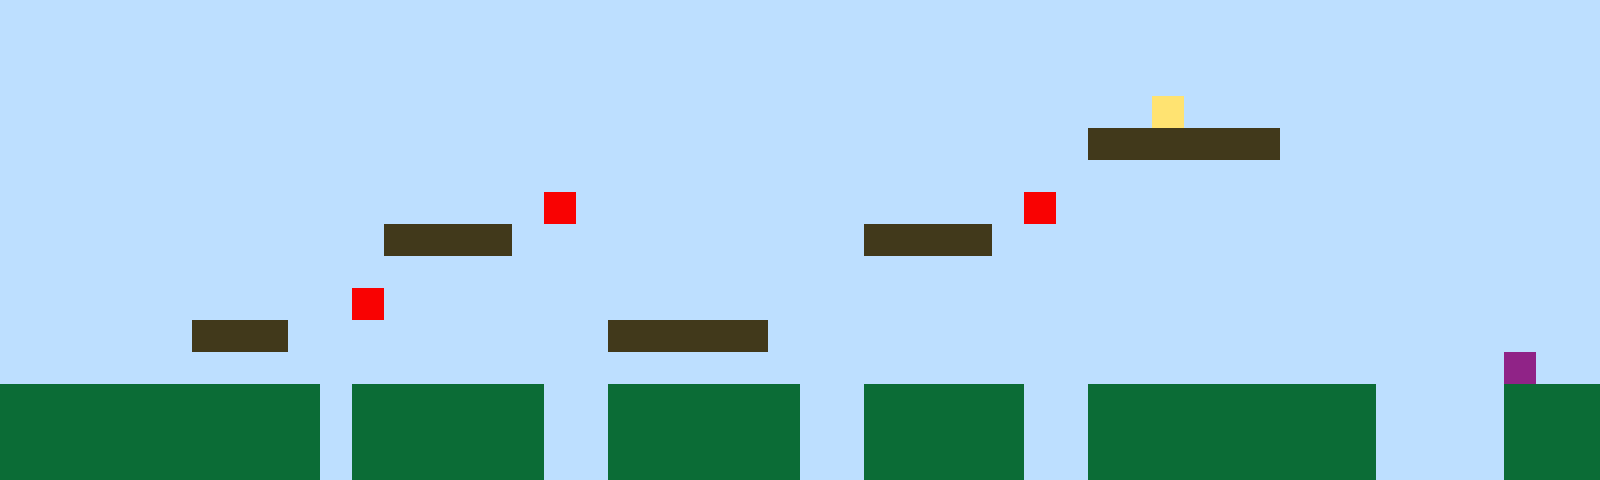

A level layout from a 2D game, rendered from its tile map. Below: a short description, then the map file with its tile-grid data intact:
An orthogonal 50x15 tile map with 32x32 px tiles, 1 tile layer (Tile Layer 1).

<map version="1.10" tiledversion="1.11.2" orientation="orthogonal" renderorder="right-up" width="50" height="15" tilewidth="32" tileheight="32" infinite="0" nextlayerid="2" nextobjectid="1"><editorsettings><export target="map1.csv" format="csv" /></editorsettings><tileset firstgid="1" name="sprites" tilewidth="32" tileheight="32" tilecount="6" columns="3"><image source="sprites.png" width="96" height="64" /></tileset><layer id="1" name="Tile Layer 1" width="50" height="15"><data encoding="csv">1,1,1,1,1,1,1,1,1,1,1,1,1,1,1,1,1,1,1,1,1,1,1,1,1,1,1,1,1,1,1,1,1,1,1,1,1,1,1,1,1,1,1,1,1,1,1,1,1,1,1,1,1,1,1,1,1,1,1,1,1,1,1,1,1,1,1,1,1,1,1,1,1,1,1,1,1,1,1,1,1,1,1,1,1,1,1,1,1,1,1,1,1,1,1,1,1,1,1,1,1,1,1,1,1,1,1,1,1,1,1,1,1,1,1,1,1,1,1,1,1,1,1,1,1,1,1,1,1,1,1,1,1,1,1,1,1,1,1,1,1,1,1,1,1,1,1,1,1,1,1,1,1,1,1,1,1,1,1,1,1,1,1,1,1,1,1,1,1,1,1,1,1,1,1,1,1,1,1,1,1,1,1,1,1,1,4,1,1,1,1,1,1,1,1,1,1,1,1,1,1,1,1,1,1,1,1,1,1,1,1,1,1,1,1,1,1,1,1,1,1,1,1,1,1,1,1,1,1,1,1,1,1,1,3,3,3,3,3,3,1,1,1,1,1,1,1,1,1,1,1,1,1,1,1,1,1,1,1,1,1,1,1,1,1,1,1,1,1,1,1,1,1,1,1,1,1,1,1,1,1,1,1,1,1,1,1,1,1,1,1,1,1,1,1,1,1,1,1,1,1,1,1,1,1,1,1,1,1,1,1,1,1,1,1,1,1,5,1,1,1,1,1,1,1,1,1,1,1,1,1,1,5,1,1,1,1,1,1,1,1,1,1,1,1,1,1,1,1,1,1,1,1,1,1,1,1,1,1,1,1,1,3,3,3,3,1,1,1,1,1,1,1,1,1,1,1,3,3,3,3,1,1,1,1,1,1,1,1,1,1,1,1,1,1,1,1,1,1,1,1,1,1,1,1,1,1,1,1,1,1,1,1,1,1,1,1,1,1,1,1,1,1,1,1,1,1,1,1,1,1,1,1,1,1,1,1,1,1,1,1,1,1,1,1,1,1,1,1,1,1,1,1,1,1,1,1,1,1,1,1,5,1,1,1,1,1,1,1,1,1,1,1,1,1,1,1,1,1,1,1,1,1,1,1,1,1,1,1,1,1,1,1,1,1,1,1,1,1,1,1,1,1,1,1,1,3,3,3,1,1,1,1,1,1,1,1,1,1,3,3,3,3,3,1,1,1,1,1,1,1,1,1,1,1,1,1,1,1,1,1,1,1,1,1,1,1,1,1,1,1,1,1,1,1,1,1,1,1,1,1,1,1,1,1,1,1,1,1,1,1,1,1,1,1,1,1,1,1,1,1,1,1,1,1,1,1,1,1,1,1,1,1,1,1,1,1,6,1,1,2,2,2,2,2,2,2,2,2,2,1,2,2,2,2,2,2,1,1,2,2,2,2,2,2,1,1,2,2,2,2,2,1,1,2,2,2,2,2,2,2,2,2,1,1,1,1,2,2,2,2,2,2,2,2,2,2,2,2,2,1,2,2,2,2,2,2,1,1,2,2,2,2,2,2,1,1,2,2,2,2,2,1,1,2,2,2,2,2,2,2,2,2,1,1,1,1,2,2,2,2,2,2,2,2,2,2,2,2,2,1,2,2,2,2,2,2,1,1,2,2,2,2,2,2,1,1,2,2,2,2,2,1,1,2,2,2,2,2,2,2,2,2,1,1,1,1,2,2,2</data></layer></map>
